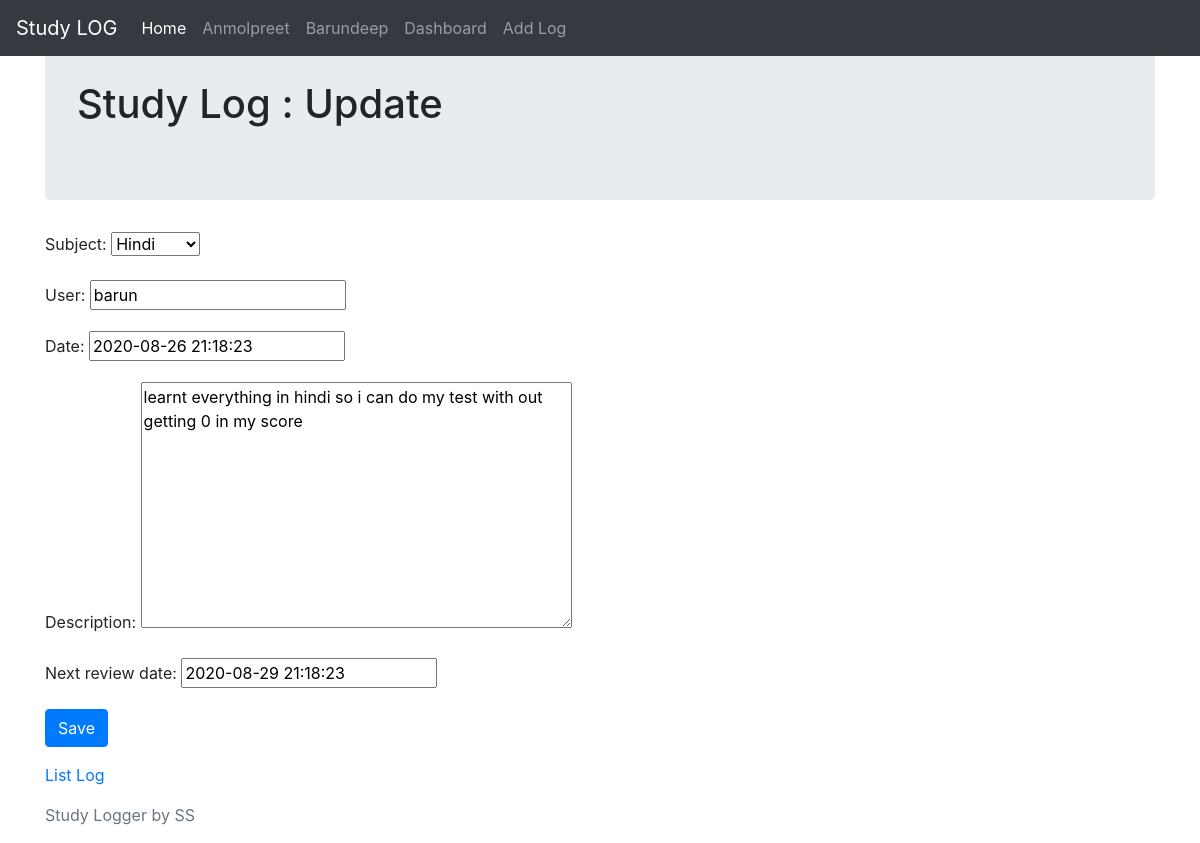
The app's page /study/194/update with its own data.
### study/models.py (models this page shows, shortened)
class StudyLog(models.Model):
    subject = models.ForeignKey(Subject, on_delete=models.CASCADE)
    user = models.CharField(max_length=40)
    date = models.DateTimeField(default=timezone.now)
    update_date = models.DateTimeField(auto_now=True)
    description = models.TextField(max_length=300)
    next_review_date = models.DateTimeField(default=days_hence)

### study/views.py (the view)
# urls.py: path('study/<int:pk>/update', views.StudyUpdateView.as_view(), name="update-view"),
class StudyUpdateView(UpdateView):
    model = StudyLog
    template_name = "study/update_form.html"
    fields = "__all__"
    success_url ="/"

### study/models.py (called while the page is built)
    def __str__(self):
        return self.name

### study/templates/study/update_form.html (shortened to what this page needs)
{% extends 'base.html' %}
{% block content %}
<div class="jumbotron">
    <h1>Study Log : Update</h1>
</div>
<div class="form-group">
<form method="post" >
    {{ form.as_p }}
    <input type="submit" value="Save" class="btn btn-primary">
</form>
</div>
<a href={% url 'index-view' %}>List Log</a>
{% endblock content %}

### records on screen
StudyLog: subject "Hindi", user "barun", date "2020-08-26 21:18:23", description "learnt everything in hindi so i can do my test with out getting 0 in my score", next_review_date "2020-08-29 21:18:23"
